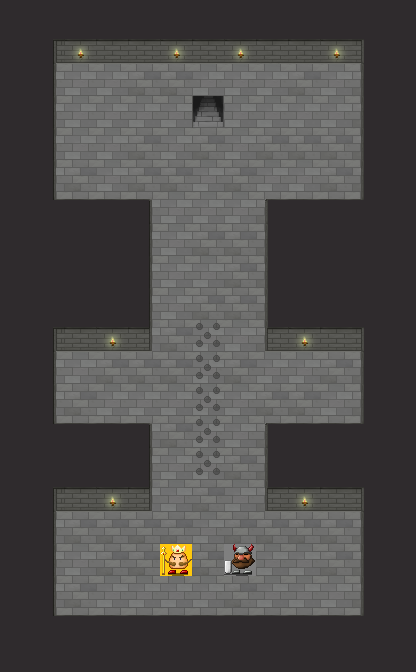

A 2D game scene composited from a Tiled map and its tileset images. What follows is a short description and the map's XML, with each tile layer's data collapsed to a summary:
An orthogonal 13x21 tile map with 32x32 px tiles, 2 tile layers (BaseLayer, FunctionalLayer), 2 tilesets.

<map version="1.0" orientation="orthogonal" renderorder="right-down" width="13" height="21" tilewidth="32" tileheight="32" nextobjectid="38">
 <tileset firstgid="1" source="dungeon.tsx" />
 <tileset firstgid="51" source="objects.tsx" />
 <layer name="BaseLayer" width="13" height="21">
  <data>[273 cells, 273 non-empty, 19 distinct tile ids]</data>
 </layer>
 <layer name="FunctionalLayer" width="13" height="21">
  <data>[273 cells, 2 non-empty, 2 distinct tile ids]</data>
 </layer>
</map>
